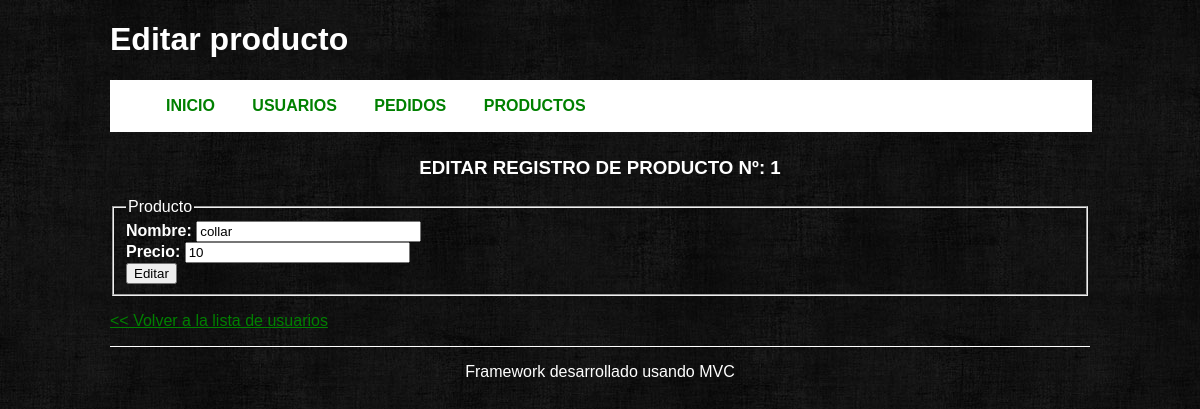
Screenshot of /product/edit/1 with the database file from the repository.
### tables this page shows
CREATE TABLE IF NOT EXISTS `productos` (
  `id` int(11) NOT NULL AUTO_INCREMENT,
  `nombre` varchar(30) NOT NULL,
  `precio` int(4) NOT NULL,
  PRIMARY KEY (`id`)
);

### index.php (called while the page is built, shortened)
<?php
require_once APP_PATH . 'Controller.php';
require_once APP_PATH . 'Model.php';
try{
    Bootstrap::run(new Request);
}catch(Exception $e){
    echo $e->getMessage();;
}
?>

### application/Model.php (called while the page is built, shortened)
<?php
class Model {
    public function __construct() {
        $this->_db = new Database();
    }
}

### models/productModel.php (called while the page is built, shortened)
<?php
class productModel extends Model {
    public function getProductsById($id) {
        $user = $this->_db->prepare("SELECT * FROM productos WHERE id = ?");
        $user->bindParam(1, $id, PDO::PARAM_INT);
        $user->execute();
        return array_shift($user->fetchall());
    }
}

### application/Controller.php (called while the page is built, shortened)
<?php
abstract class Controller {
    protected function loadModel($model) {
        $model = $model . 'Model';
        $pathModel = ROOT . 'models' . DS . $model . '.php';
        if(is_readable($pathModel)) {
            $model = new $model;
            return $model;
        }
        else {
            throw new Exception("Error de Modelo");
        }
    }
}

### views/product/edit.phtml (the view, shortened to what this page needs)
<?php if(isset($this->product)  && count($this->product)): ?>
<form id="formulario" action="<?php echo BASE_URL . 'product/edit/' . $this->product['id']; ?>" method="post">
    <h3>EDITAR REGISTRO DE PRODUCTO Nº: <?php echo $this->product['id']?></h3>
    <fieldset>
        <legend>Producto</legend>
        <b>Nombre:</b>
        <input type="text" name="nombre" value="<?php echo $this->product['nombre']?>" maxlength="20" size="25"/>
        <br />
        <b>Precio:</b>
        <input type="text" name="precio" value="<?php echo $this->product['precio']?>" maxlength="20" size="25"/>
        <br />
        <input type="submit" name="submit" value="Editar">
    </fieldset>
</form>
<?php else: ?>
    <p>No hay datos en la base de datos</p>
    <p>Por favor, revisa que la id del usuario sea correcta</p>
<?php endif; ?>
<p><a href="<?php echo BASE_URL . 'user' ?>">&lt;&lt; Volver a la lista de usuarios</a></p>

### views/layout/default/css/style.css (style rules this page uses)
body { color: white; background: transparent url('../img/fondo.jpeg') repeat; font-family: Arial, Helvetica, Verdana; }
a, a:visited { color:green; }
h3 { text-align: center; text-transform: uppercase; }

### rows the page displays
productos: id "1", nombre "collar", precio "10"

### other values shown
$this->title "Editar producto"
$layoutParams['menu'][$i]['title'] "INICIO"
$layoutParams['menu'][$i]['title'] "USUARIOS"
$layoutParams['menu'][$i]['title'] "PEDIDOS"
$layoutParams['menu'][$i]['title'] "PRODUCTOS"
